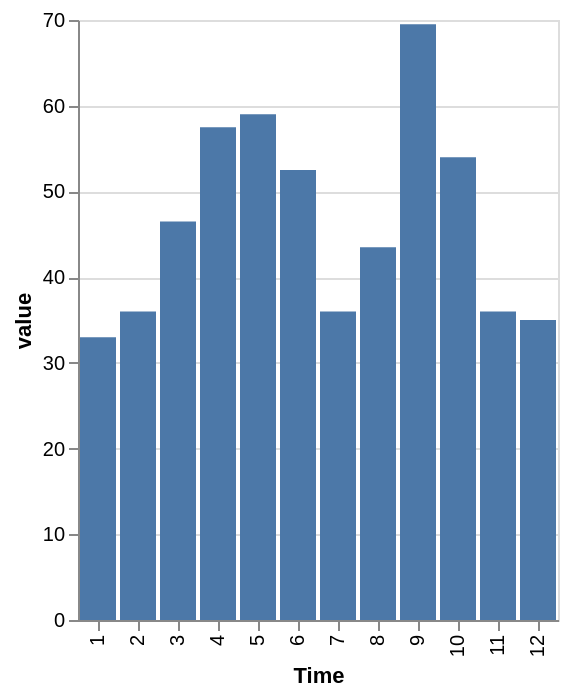

Notebook code for this chart:
### Code cell
alt.Chart(
    df.filter(pl.col('variable') == "běh").group_by(pl.col('Time').dt.month()).agg(pl.col('value').median()).sort(by='Time')
).mark_bar(
).encode(
    alt.X('Time:N'),
    alt.Y('value:Q')
)

### Figure 1 — Vega-Lite specification as saved in the notebook (floating-point values rounded to 4 significant figures)
{"config": {"view": {"continuousWidth": 300, "continuousHeight": 300}}, "data": {"name": "data-9241db326cb5f02f58f3fdfc8a98dc08"}, "mark": {"type": "bar"}, "encoding": {"x": {"field": "Time", "type": "nominal"}, "y": {"field": "value", "type": "quantitative"}}, "$schema": "https://vega.github.io/schema/vega-lite/v6.1.0.json", "datasets": {"data-9241db326cb5f02f58f3fdfc8a98dc08": [{"Time": 1, "value": 33.0}, {"Time": 2, "value": 36.0}, {"Time": 3, "value": 46.5}, {"Time": 4, "value": 57.5}, {"Time": 5, "value": 59.0}, {"Time": 6, "value": 52.5}, {"Time": 7, "value": 36.0}, {"Time": 8, "value": 43.5}, {"Time": 9, "value": 69.5}, {"Time": 10, "value": 54.0}, {"Time": 11, "value": 36.0}, {"Time": 12, "value": 35.0}]}}
